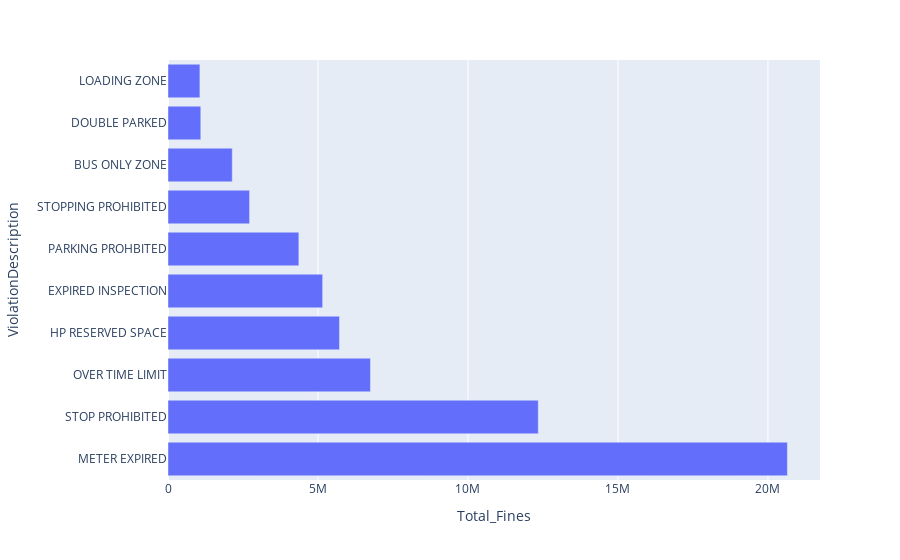

This figure's notebook cell:
### Code cell
fig = px.bar(run_query(PPARevenueDrivers), x='Total_Fines', y='ViolationDescription', orientation='h')
fig.show()

### Figure 1 — Plotly figure (JSON) as saved in the notebook; plotly's stock layout.template omitted (floating-point values rounded to 4 significant figures)
{"data": [{"alignmentgroup": "True", "hovertemplate": "Total_Fines=%{x}<br>ViolationDescription=%{y}<extra></extra>", "legendgroup": "", "marker": {"color": "#636efa", "pattern": {"shape": ""}}, "name": "", "offsetgroup": "", "orientation": "h", "showlegend": false, "textposition": "auto", "type": "bar", "x": [20647426, 12342882, 6748822, 5717194, 5155668, 4361765, 2719065, 2142168, 1093191, 1063497], "xaxis": "x", "y": ["METER EXPIRED", "STOP PROHIBITED", "OVER TIME LIMIT", "HP RESERVED SPACE", "EXPIRED INSPECTION", "PARKING PROHBITED", "STOPPING PROHIBITED", "BUS ONLY ZONE", "DOUBLE PARKED", "LOADING ZONE"], "yaxis": "y"}], "layout": {"barmode": "relative", "legend": {"tracegroupgap": 0}, "margin": {"t": 60}, "xaxis": {"anchor": "y", "domain": [0, 1], "title": {"text": "Total_Fines"}}, "yaxis": {"anchor": "x", "domain": [0, 1], "title": {"text": "ViolationDescription"}}}}
